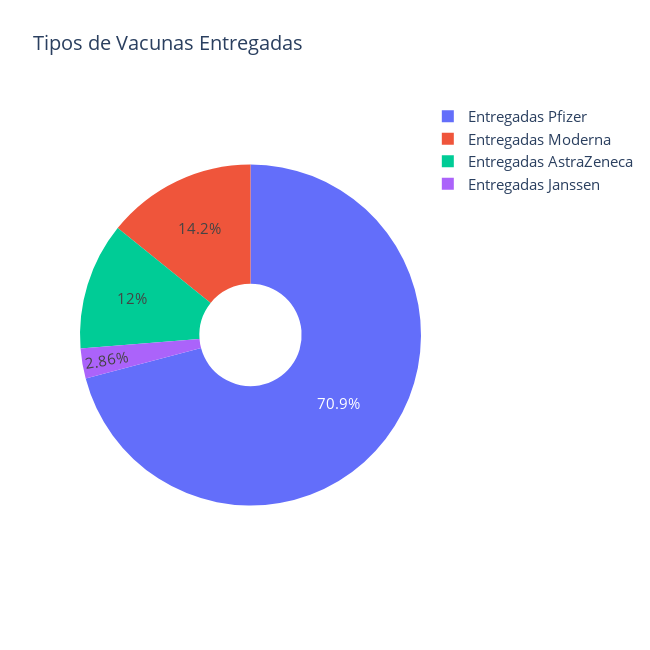

The cell this chart's notebook holds for it:
### Code cell
fig = go.Figure(data=[go.Pie(labels = nombres, values = valores, hole = 0.3, textfont_size = 15)], layout = go.Layout(height = 650,
                   width = 650,
                   autosize = False,
                   title = 'Tipos de Vacunas Entregadas',
                   title_font_size = 20,
                   legend_font_size = 15))
iplot(fig)

fig.write_html(os.path.join(os.path.dirname(os.path.dirname(os.path.abspath('file'))), 'data', 'pie_vac.html'))

### Figure 1 — Plotly figure (JSON) as saved in the notebook; plotly's stock layout.template omitted (floating-point values rounded to 4 significant figures)
{"data": [{"hole": 0.3, "labels": ["Entregadas Pfizer", "Entregadas Moderna", "Entregadas AstraZeneca", "Entregadas Janssen"], "textfont": {"size": 15}, "type": "pie", "values": ["53616591", "10752860", "9111010", "2161560"]}], "layout": {"autosize": false, "height": 650, "legend": {"font": {"size": 15}}, "title": {"font": {"size": 20}, "text": "Tipos de Vacunas Entregadas"}, "width": 650}}
